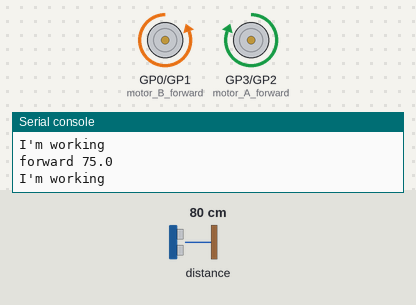
Simulated run of this program. Board: Raspberry Pi Pico running MicroPython. Parts: motor-driver pin pairs drawn as motors (green arrow = first pin HIGH = forward, orange = second pin HIGH = backward, longer = more drive), the last lines printed to the serial console. The test bench sets the inputs (shaded band); at power-on: distance to the obstacle 80 cm. Library files of the repository ran but are not shown: vl53l0x.py.

Above: at 1.3 s.
1.4 s: distance to the obstacle set to 11 cm
2.9 s: distance to the obstacle set to 8 cm
At 3.5 s:
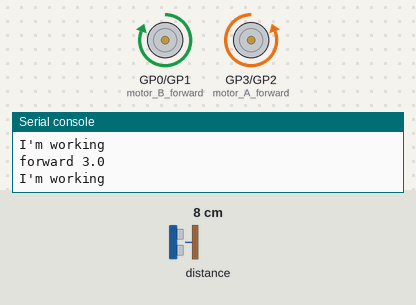
5.9 s: distance to the obstacle set to 18 cm
At 7.0 s:
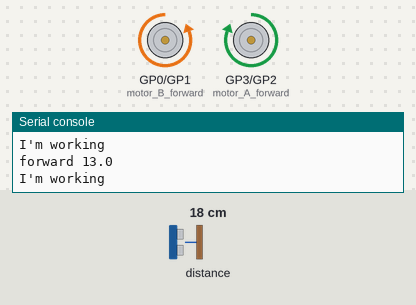
7.7 s: distance to the obstacle set to 2 cm
At 8.6 s:
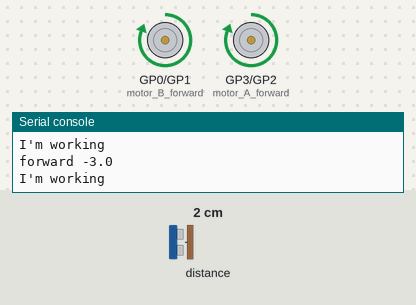
Timing chart, 0 to 11.7 s (numbered marks = the images above; inputs shaded):
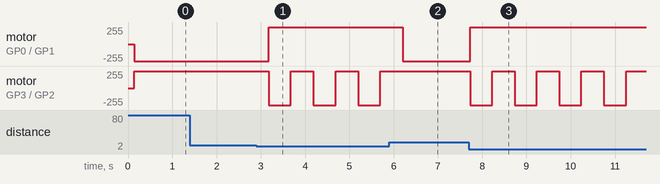

Measured:
- the behaviour switches between 10 and 9 cm on distance to the obstacle (found by bisection; images 0 and 1)
- after the input at 2.9 s, motor on GP0 (motor_B_forward) / GP1 (motor_B_reverse): backward 255/255 → forward 255/255 after 0.28 s; motor on GP3 (motor_A_forward) / GP2 (motor_A_reverse): alternates forward 255/255 for 0.51 s and backward 255/255 for 0.50 s, starting after 0.28 s
- after the input at 5.9 s, motor on GP0 (motor_B_forward) / GP1 (motor_B_reverse): forward 255/255 → backward 255/255 after 0.30 s; motor on GP3 (motor_A_forward) / GP2 (motor_A_reverse): stays forward 255/255 (without the input it goes to backward 255/255 after 0.30 s)
- after the input at 7.7 s, motor on GP0 (motor_B_forward) / GP1 (motor_B_reverse): backward 255/255 → forward 255/255 at once; motor on GP3 (motor_A_forward) / GP2 (motor_A_reverse): alternates forward 255/255 for 0.51 s and backward 255/255 for 0.50 s, starting at once

The program:

main.py
```python
# PicoSMARS
# A MircoPython version of the SMARS robot, also for the SMARS Mini

from machine import Pin, PWM, I2C
from smars import SMARS
from time import sleep

# I2C
sda = Pin(26)
scl = Pin(27)
id = 1

# create the i2c object
i2c = I2C(id=id, sda=sda, scl=scl)

robot = SMARS(i2c=i2c)

def avoid():
    while True:
        print("I'm working")
        if robot.distance >= 5:
            robot.forward()
            print('forward',robot.distance)
        else:
            robot.backward()
            robot.turnright()
            print('backward',robot.distance)

def motor_test():
    while True:
        print("Testing left")
        robot.turnleft()
        sleep(0.25)
        print("Testing right")
        robot.turnright()
        sleep(0.25)
        print("Testing forward")
        robot.forward()
        sleep(0.25)
        print("Testing backward")
        robot.backward()
        sleep(0.25)

def motor_stop():
    robot.stop()

# motor_test()
avoid()
# motor_stop()
```

smars.py
```python
# SMARS class

from vl53l0x import VL53L0X
from machine import Pin
from time import sleep

class SMARS():
    name = ""

    def __init__(self, i2c, name = None, in1=None, in2=None, in3=None, in4=None):
        if in1 or in2 or in3 or in4 == None:
            in1 = 3 # Motor A Direction Input 1 1423
            in2 = 2 # Motor A Speed Input 2
            in3 = 0 # Motor B Direction Input 3
            in4 = 1 # Motor B Speed Input 4
        # Set the motor inputs on the L293D Motor Driver board
        self.motor_A_forward = Pin(in1, Pin.OUT)
        self.motor_A_reverse = Pin(in2, Pin.OUT)
        self.motor_B_forward = Pin(in3, Pin.OUT)
        self.motor_B_reverse = Pin(in4, Pin.OUT)
        if not name:
            self.name = "PicoSMARS"
        else:
            self.name = name

        self.i2c = i2c
        if self.i2c.scan() == []:

            raise RuntimeError("The Range Finder could not be found on the I2C bus, check your connections")
            pass
        self.range_finder = VL53L0X(i2c=i2c)

    def forward(self):
        # Make the robot go forward for half a second

        self.motor_A_forward.high()
        self.motor_A_reverse.low()
        self.motor_B_forward.low()
        self.motor_B_reverse.high()
        sleep(0.5)
        self.motor_A_forward.low()
        self.motor_A_reverse.low()
        self.motor_B_forward.low()
        self.motor_B_reverse.low()

    def backward(self):
        # Make the robot go backward for half a second

        self.motor_A_forward.low()
        self.motor_A_reverse.high()
        self.motor_B_forward.high()
        self.motor_B_reverse.low()
        sleep(0.5)
        self.motor_A_forward.low()
        self.motor_A_reverse.low()
        self.motor_B_forward.low()
        self.motor_B_reverse.low()

    def turnleft(self):
        # Make the robot turn left for half a second

        self.motor_A_forward.low()
        self.motor_A_reverse.high()
        self.motor_B_forward.low()
        self.motor_B_reverse.high()
        sleep(0.5)
        self.motor_A_forward.low()
        self.motor_A_reverse.low()
        self.motor_B_forward.low()
        self.motor_B_reverse.low()

    def turnright(self):
        # Make the robot turn right for half a second

        self.motor_A_forward.high()
        self.motor_A_reverse.low()
        self.motor_B_forward.high()
        self.motor_B_reverse.low()
        sleep(0.5)
        self.motor_A_forward.low()
        self.motor_A_reverse.low()
        self.motor_B_forward.low()
        self.motor_B_reverse.low()

    def stop(self):
        self.motor_A_forward.low()
        self.motor_A_reverse.low()
        self.motor_B_forward.low()
        self.motor_B_reverse.low()

    @property
    def distance(self):
        # Returns the distance in cmm
        distance_to_object = (self.range_finder.ping() / 10) - 5
        return distance_to_object


    
```
